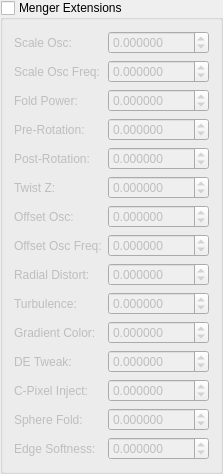
   <widget class="QGroupBox" name="groupCheck_menger_extensions">
    <property name="title">
     <string>Menger Extensions</string>
    </property>
    <property name="checkable">
     <bool>true</bool>
    </property>
    <property name="checked">
     <bool>false</bool>
    </property>
    <layout class="QGridLayout">
     <item row="0" column="0">
      <widget class="QLabel">
       <property name="text"><string>Scale Osc:</string></property>
      </widget>
     </item>
     <item row="0" column="1">
      <widget class="MyDoubleSpinBox" name="spinboxd_transf_mg_scale_osc">
       <property name="decimals"><number>6</number></property>
       <property name="minimum"><double>-1000.000000</double></property>
       <property name="maximum"><double>1000.000000</double></property>
       <property name="singleStep"><double>0.1</double></property>
      </widget>
     </item>
     <item row="1" column="0">
      <widget class="QLabel">
       <property name="text"><string>Scale Osc Freq:</string></property>
      </widget>
     </item>
     <item row="1" column="1">
      <widget class="MyDoubleSpinBox" name="spinboxd_transf_mg_scale_osc_freq">
       <property name="decimals"><number>6</number></property>
       <property name="minimum"><double>-1000.000000</double></property>
       <property name="maximum"><double>1000.000000</double></property>
       <property name="singleStep"><double>0.1</double></property>
      </widget>
     </item>
     <item row="2" column="0">
      <widget class="QLabel">
       <property name="text"><string>Fold Power:</string></property>
      </widget>
     </item>
     <item row="2" column="1">
      <widget class="MyDoubleSpinBox" name="spinboxd_transf_mg_fold_power">
       <property name="decimals"><number>6</number></property>
       <property name="minimum"><double>-1000.000000</double></property>
       <property name="maximum"><double>1000.000000</double></property>
       <property name="singleStep"><double>0.1</double></property>
      </widget>
     </item>
     <item row="3" column="0">
      <widget class="QLabel">
       <property name="text"><string>Pre-Rotation:</string></property>
      </widget>
     </item>
     <item row="3" column="1">
      <widget class="MyDoubleSpinBox" name="spinboxd_transf_mg_pre_rot_angle">
       <property name="decimals"><number>6</number></property>
       <property name="minimum"><double>-1000.000000</double></property>
       <property name="maximum"><double>1000.000000</double></property>
       <property name="singleStep"><double>0.1</double></property>
      </widget>
     </item>
     <item row="4" column="0">
      <widget class="QLabel">
       <property name="text"><string>Post-Rotation:</string></property>
      </widget>
     </item>
     <item row="4" column="1">
      <widget class="MyDoubleSpinBox" name="spinboxd_transf_mg_post_rot_angle">
       <property name="decimals"><number>6</number></property>
       <property name="minimum"><double>-1000.000000</double></property>
       <property name="maximum"><double>1000.000000</double></property>
       <property name="singleStep"><double>0.1</double></property>
      </widget>
     </item>
     <item row="5" column="0">
      <widget class="QLabel">
       <property name="text"><string>Twist Z:</string></property>
      </widget>
     </item>
     <item row="5" column="1">
      <widget class="MyDoubleSpinBox" name="spinboxd_transf_mg_twist_z">
       <property name="decimals"><number>6</number></property>
       <property name="minimum"><double>-1000.000000</double></property>
       <property name="maximum"><double>1000.000000</double></property>
       <property name="singleStep"><double>0.1</double></property>
      </widget>
     </item>
     <item row="6" column="0">
      <widget class="QLabel">
       <property name="text"><string>Offset Osc:</string></property>
      </widget>
     </item>
     <item row="6" column="1">
      <widget class="MyDoubleSpinBox" name="spinboxd_transf_mg_offset_osc">
       <property name="decimals"><number>6</number></property>
       <property name="minimum"><double>-1000.000000</double></property>
       <property name="maximum"><double>1000.000000</double></property>
       <property name="singleStep"><double>0.1</double></property>
      </widget>
     </item>
     <item row="7" column="0">
      <widget class="QLabel">
       <property name="text"><string>Offset Osc Freq:</string></property>
      </widget>
     </item>
     <item row="7" column="1">
      <widget class="MyDoubleSpinBox" name="spinboxd_transf_mg_offset_osc_freq">
       <property name="decimals"><number>6</number></property>
       <property name="minimum"><double>-1000.000000</double></property>
       <property name="maximum"><double>1000.000000</double></property>
       <property name="singleStep"><double>0.1</double></property>
      </widget>
     </item>
     <item row="8" column="0">
      <widget class="QLabel">
       <property name="text"><string>Radial Distort:</string></property>
      </widget>
     </item>
     <item row="8" column="1">
      <widget class="MyDoubleSpinBox" name="spinboxd_transf_mg_radial_distort">
       <property name="decimals"><number>6</number></property>
       <property name="minimum"><double>-1000.000000</double></property>
       <property name="maximum"><double>1000.000000</double></property>
       <property name="singleStep"><double>0.1</double></property>
      </widget>
     </item>
     <item row="9" column="0">
      <widget class="QLabel">
       <property name="text"><string>Turbulence:</string></property>
      </widget>
     </item>
     <item row="9" column="1">
      <widget class="MyDoubleSpinBox" name="spinboxd_transf_mg_turbulence">
       <property name="decimals"><number>6</number></property>
       <property name="minimum"><double>-1000.000000</double></property>
       <property name="maximum"><double>1000.000000</double></property>
       <property name="singleStep"><double>0.1</double></property>
      </widget>
     </item>
     <item row="10" column="0">
      <widget class="QLabel">
       <property name="text"><string>Gradient Color:</string></property>
      </widget>
     </item>
     <item row="10" column="1">
      <widget class="MyDoubleSpinBox" name="spinboxd_transf_mg_gradient_color">
       <property name="decimals"><number>6</number></property>
       <property name="minimum"><double>-1000.000000</double></property>
       <property name="maximum"><double>1000.000000</double></property>
       <property name="singleStep"><double>0.1</double></property>
      </widget>
     </item>
     <item row="11" column="0">
      <widget class="QLabel">
       <property name="text"><string>DE Tweak:</string></property>
      </widget>
     </item>
     <item row="11" column="1">
      <widget class="MyDoubleSpinBox" name="spinboxd_transf_mg_de_tweak">
       <property name="decimals"><number>6</number></property>
       <property name="minimum"><double>-1000.000000</double></property>
       <property name="maximum"><double>1000.000000</double></property>
       <property name="singleStep"><double>0.1</double></property>
      </widget>
     </item>
     <item row="12" column="0">
      <widget class="QLabel">
       <property name="text"><string>C-Pixel Inject:</string></property>
      </widget>
     </item>
     <item row="12" column="1">
      <widget class="MyDoubleSpinBox" name="spinboxd_transf_mg_cpixel_inject">
       <property name="decimals"><number>6</number></property>
       <property name="minimum"><double>-1000.000000</double></property>
       <property name="maximum"><double>1000.000000</double></property>
       <property name="singleStep"><double>0.1</double></property>
      </widget>
     </item>
     <item row="13" column="0">
      <widget class="QLabel">
       <property name="text"><string>Sphere Fold:</string></property>
      </widget>
     </item>
     <item row="13" column="1">
      <widget class="MyDoubleSpinBox" name="spinboxd_transf_mg_sphere_fold">
       <property name="decimals"><number>6</number></property>
       <property name="minimum"><double>-1000.000000</double></property>
       <property name="maximum"><double>1000.000000</double></property>
       <property name="singleStep"><double>0.1</double></property>
      </widget>
     </item>
     <item row="14" column="0">
      <widget class="QLabel">
       <property name="text"><string>Edge Softness:</string></property>
      </widget>
     </item>
     <item row="14" column="1">
      <widget class="MyDoubleSpinBox" name="spinboxd_transf_mg_edge_softness">
       <property name="decimals"><number>6</number></property>
       <property name="minimum"><double>-1000.000000</double></property>
       <property name="maximum"><double>1000.000000</double></property>
       <property name="singleStep"><double>0.1</double></property>
      </widget>
     </item>
    </layout>
   </widget>
